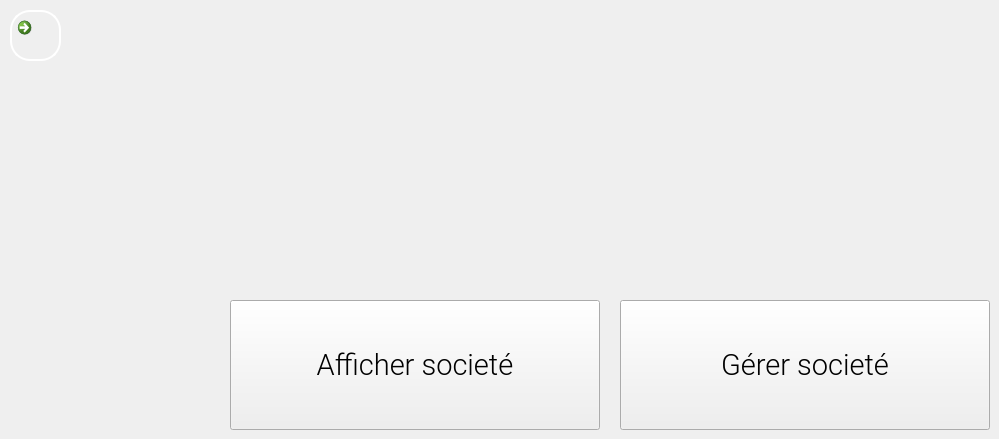
   <widget class="QWidget" name="societe_2">
    <widget class="QPushButton" name="gerer_s">
     <property name="geometry">
      <rect>
       <x>620</x>
       <y>300</y>
       <width>370</width>
       <height>130</height>
      </rect>
     </property>
     <property name="font">
      <font>
       <family>Roboto Light</family>
       <pointsize>22</pointsize>
      </font>
     </property>
     <property name="text">
      <string>Gérer societé</string>
     </property>
     <property name="icon">
      <iconset>
       <normaloff>D:/Proj icons/mng.png</normaloff>D:/Proj icons/mng.png</iconset>
     </property>
     <property name="iconSize">
      <size>
       <width>64</width>
       <height>64</height>
      </size>
     </property>
    </widget>
    <widget class="QPushButton" name="afficher_s">
     <property name="geometry">
      <rect>
       <x>230</x>
       <y>300</y>
       <width>370</width>
       <height>130</height>
      </rect>
     </property>
     <property name="font">
      <font>
       <family>Roboto Light</family>
       <pointsize>22</pointsize>
      </font>
     </property>
     <property name="text">
      <string>Afficher societé</string>
     </property>
     <property name="icon">
      <iconset>
       <normaloff>D:/Proj icons/icons8-list-100.png</normaloff>D:/Proj icons/icons8-list-100.png</iconset>
     </property>
     <property name="iconSize">
      <size>
       <width>64</width>
       <height>64</height>
      </size>
     </property>
    </widget>
    <widget class="QCommandLinkButton" name="backtomenu_2">
     <property name="geometry">
      <rect>
       <x>10</x>
       <y>10</y>
       <width>51</width>
       <height>51</height>
      </rect>
     </property>
     <property name="styleSheet">
      <string notr="true">QPushButton{
 border-width: 2px;
border-style: outset;
border-color: white;
border-radius: 20px;
padding:0 8;
}
QPushButton:hover
{
background:#f5f5f5;
}
QPushButton:pressed{
border-style: inset;
border-radius: 20px;
padding:0 8;
background:#eeeeee;
}</string>
     </property>
     <property name="text">
      <string/>
     </property>
     <property name="iconSize">
      <size>
       <width>32</width>
       <height>32</height>
      </size>
     </property>
    </widget>
   </widget>
